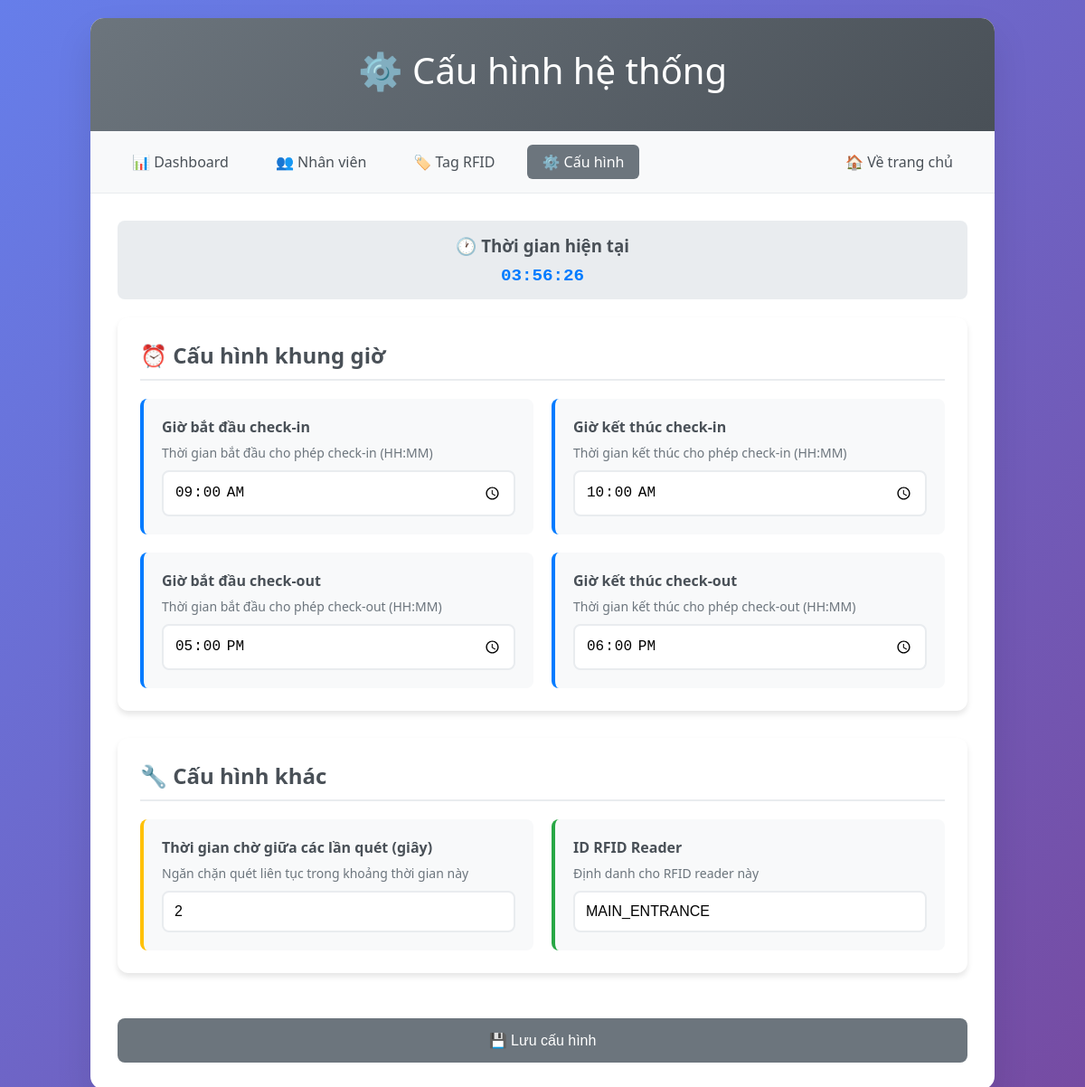
/admin/config, run on an earlier commit of the app's database.
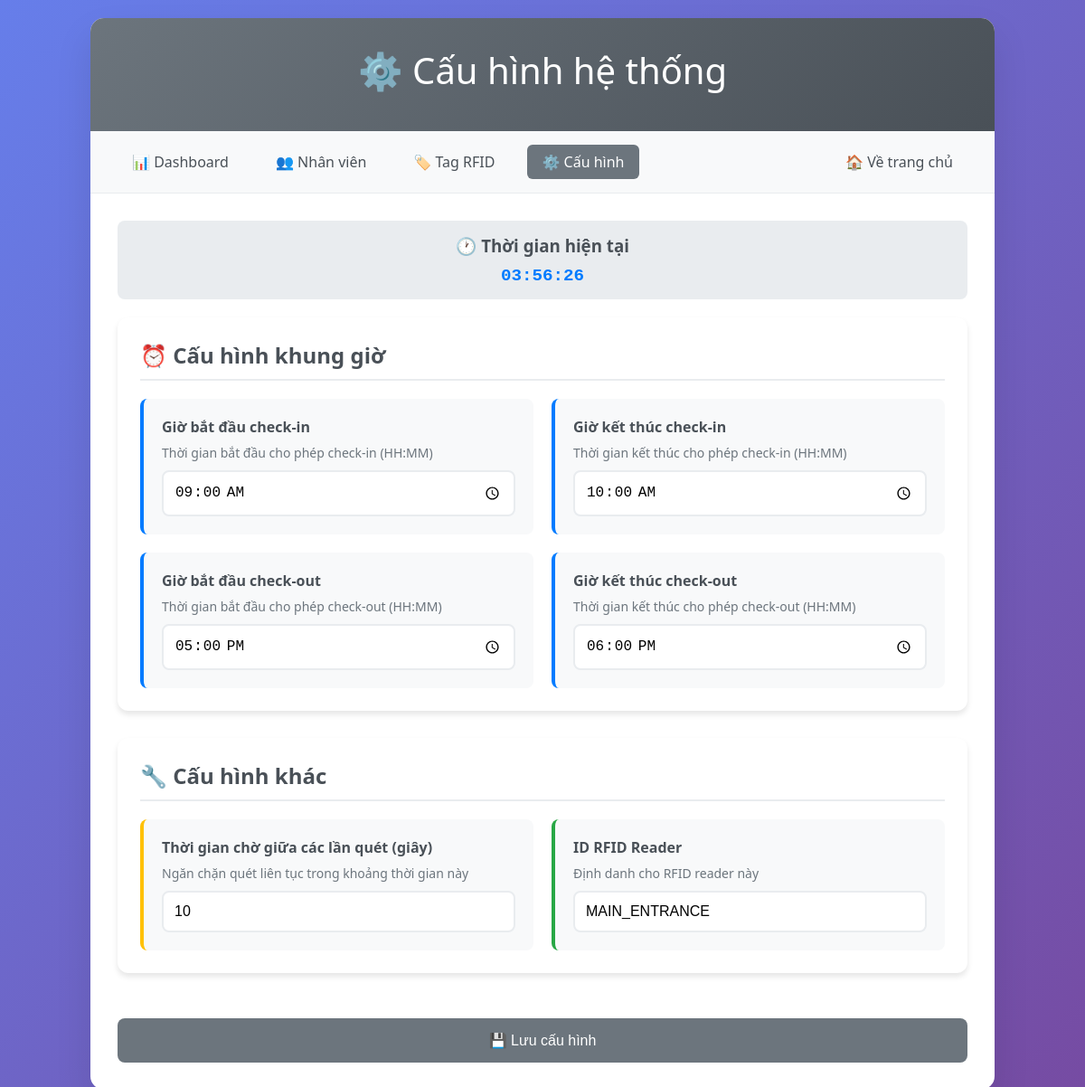
And on a later commit of the database.
### tables this page shows
CREATE TABLE system_config (
            id INTEGER PRIMARY KEY AUTOINCREMENT,
            config_key TEXT UNIQUE NOT NULL,
            config_value TEXT NOT NULL,
            description TEXT,
            updated_at TEXT DEFAULT CURRENT_TIMESTAMP
        );

### app.py (the view)
@app.route('/admin/config')
def admin_config():
    config = get_system_config()
    return render_template('admin/config.html', config=config)

### app.py (called while the page is built)
def get_system_config():
    conn = sqlite3.connect('checkins.db')
    configs = conn.execute('SELECT config_key, config_value FROM system_config').fetchall()
    conn.close()
    config_dict = {}
    for key, value in configs:
        config_dict[key] = value
    return config_dict

### templates/admin/config.html (shortened to what this page needs)
<!DOCTYPE html>
<html lang="vi">
  <head>
  </head>
  <body>
    <div class="container">
      <div class="header">
        <h1>⚙️ Cấu hình hệ thống</h1>
      </div>
      <div class="nav">
        <a href="/admin">📊 Dashboard</a>
        <a href="/admin/employees">👥 Nhân viên</a>
        <a href="/admin/tags">🏷️ Tag RFID</a>
        <a href="/admin/config" class="active">⚙️ Cấu hình</a>
        <a href="/" style="margin-left: auto">🏠 Về trang chủ</a>
      </div>
      <div class="content">
        <div class="current-time">
          <h3>🕐 Thời gian hiện tại</h3>
          <div class="time-display" id="currentTime"></div>
        </div>
        <form id="configForm">
          <div class="config-section">
            <h2>⏰ Cấu hình khung giờ</h2>
            <div class="config-grid">
              <div class="config-item time">
                <label class="config-label">Giờ bắt đầu check-in</label>
                <div class="config-description">
                  Thời gian bắt đầu cho phép check-in (HH:MM)
                </div>
                <input
                  type="time"
                  class="config-input"
                  name="checkin_start"
                  value="{{ config.get('checkin_start', '08:45') }}"
                  required
                />
              </div>
              <div class="config-item time">
                <label class="config-label">Giờ kết thúc check-in</label>
                <div class="config-description">
                  Thời gian kết thúc cho phép check-in (HH:MM)
                </div>
                <input
                  type="time"
                  class="config-input"
                  name="checkin_end"
                  value="{{ config.get('checkin_end', '09:15') }}"
                  required
                />
              </div>
              <div class="config-item time">
                <label class="config-label">Giờ bắt đầu check-out</label>
                <div class="config-description">
                  Thời gian bắt đầu cho phép check-out (HH:MM)
                </div>
                <input
                  type="time"
                  class="config-input"
                  name="checkout_start"
                  value="{{ config.get('checkout_start', '17:45') }}"
                  required
                />
              </div>
              <div class="config-item time">
                <label class="config-label">Giờ kết thúc check-out</label>
                <div class="config-description">
                  Thời gian kết thúc cho phép check-out (HH:MM)
                </div>
                <input
                  type="time"
                  class="config-input"
                  name="checkout_end"
                  value="{{ config.get('checkout_end', '18:15') }}"
                  required
                />
              </div>
            </div>
          </div>
          <div class="config-section">
            <h2>🔧 Cấu hình khác</h2>
            <div class="config-grid">
              <div class="config-item cooldown">
                <label class="config-label"
                  >Thời gian chờ giữa các lần quét (giây)</label
                >
                <div class="config-description">
                  Ngăn chặn quét liên tục trong khoảng thời gian này
                </div>
                <input
                  type="number"
                  class="config-input"
                  name="scan_cooldown"
                  value="{{ config.get('scan_cooldown', '10') }}"
                  min="1"
                  max="60"
                  required
                />
              </div>
              <div class="config-item reader">
                <label class="config-label">ID RFID Reader</label>
                <div class="config-description">
                  Định danh cho RFID reader này
                </div>
                <input
                  type="text"
                  class="config-input"
                  name="reader_id"
                  value="{{ config.get('reader_id', 'MAIN_ENTRANCE') }}"
                  required
                />
              </div>
            </div>
          </div>
          <button type="submit" class="save-btn" id="saveBtn">
            💾 Lưu cấu hình
          </button>
        </form>
      </div>
    </div>
  </body>
</html>

### templates/admin/config.html (style rules this page uses)
* { margin: 0; padding: 0; box-sizing: border-box; }
body { font-family: "Segoe UI", Tahoma, Geneva, Verdana, sans-serif; background: linear-gradient(135deg, #667eea 0%, #764ba2 100%); min-height: 100vh; padding: 20px; }
.container { max-width: 1000px; margin: 0 auto; background: white; border-radius: 15px; box-shadow: 0 20px 40px rgba(0, 0, 0, 0.1); overflow: hidden; }
.header { background: linear-gradient(135deg, #6c757d 0%, #495057 100%); color: white; padding: 30px; text-align: center; }
.header h1 { font-size: 2.5em; margin-bottom: 10px; font-weight: 300; }
.nav { background: #f8f9fa; padding: 15px 30px; border-bottom: 1px solid #e9ecef; display: flex; gap: 20px; align-items: center; flex-wrap: wrap; }
.nav a { text-decoration: none; color: #495057; padding: 8px 16px; border-radius: 6px; transition: all 0.3s ease; font-weight: 500; }
.nav a.active { background: #6c757d; color: white; }
.content { padding: 30px; }
.config-section { background: white; border-radius: 12px; padding: 25px; margin-bottom: 30px; box-shadow: 0 4px 6px rgba(0, 0, 0, 0.1); }
.config-section h2 { color: #495057; margin-bottom: 20px; font-size: 1.5em; border-bottom: 2px solid #e9ecef; padding-bottom: 10px; }
.config-grid { display: grid; grid-template-columns: repeat(auto-fit, minmax(300px, 1fr)); gap: 20px; }
.config-item { background: #f8f9fa; padding: 20px; border-radius: 8px; border-left: 4px solid #6c757d; }
.config-item.time { border-left-color: #007bff; }
.config-item.cooldown { border-left-color: #ffc107; }
.config-item.reader { border-left-color: #28a745; }
.config-label { display: block; margin-bottom: 8px; font-weight: 600; color: #495057; }
.config-description { color: #6c757d; font-size: 14px; margin-bottom: 10px; }
.config-input { width: 100%; padding: 12px; border: 2px solid #e9ecef; border-radius: 8px; font-size: 16px; transition: border-color 0.3s ease; }
.save-btn { background: #6c757d; color: white; border: none; padding: 15px 30px; border-radius: 8px; cursor: pointer; font-size: 16px; font-weight: 500; transition: all 0.3s ease; width: 100%; margin-top: 20px; }
.current-time { background: #e9ecef; padding: 15px; border-radius: 8px; text-align: center; margin-bottom: 20px; }
.current-time h3 { color: #495057; margin-bottom: 10px; }
.time-display { font-family: "Courier New", monospace; font-size: 1.2em; color: #007bff; font-weight: bold; }

What changed in the data, as far as the page shows it:
now on this page (row edited): system_config: scan_cooldown "10"
Also different on the page:
form field scan_cooldown: "2" → (not shown)
